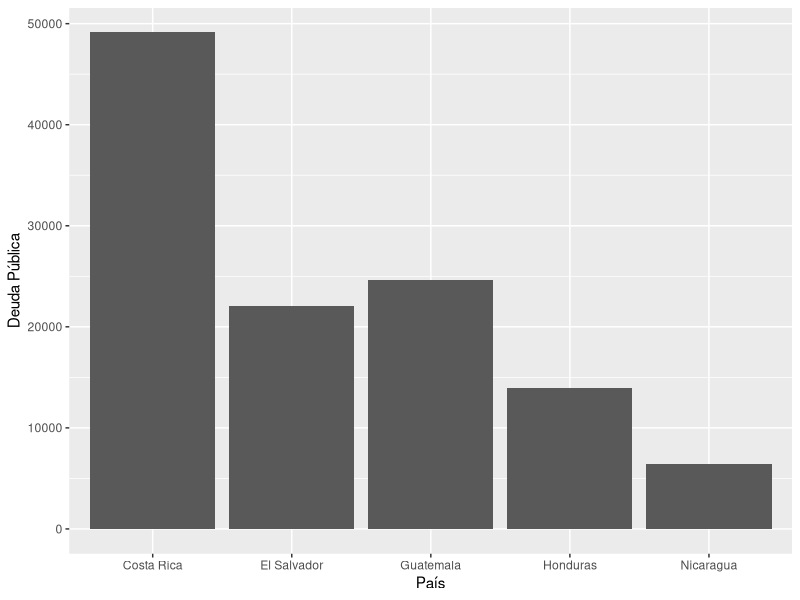
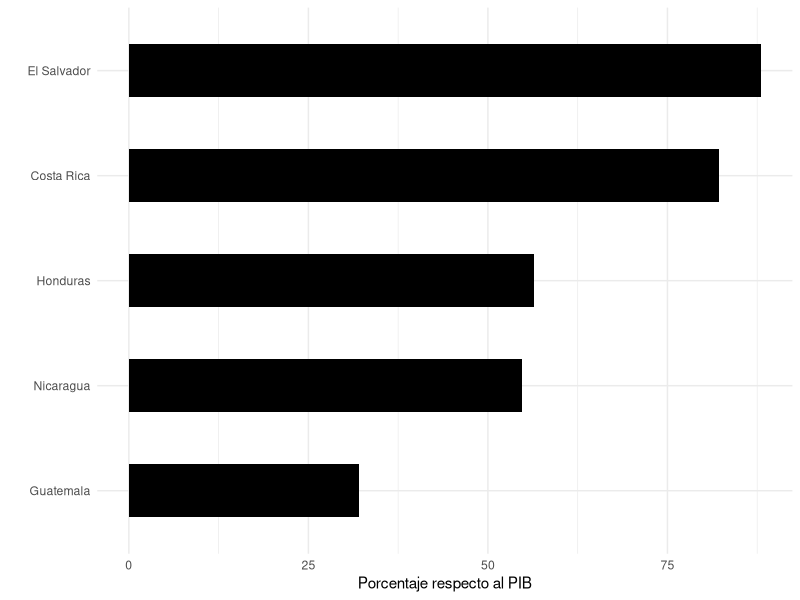

Reproduce these figures in R, in order. (Note: this script raises an error after producing the figures.)
## ---- chunk 1
library(dplyr)
library(ggplot2)
library(forcats)
library(ggtext)
library(rmarkdown)
library(kableExtra)
## ---- chunk 2
df <- tibble(
  País = c('Nicaragua', 'Honduras', 'El Salvador', 'Guatemala', 'Costa Rica'),
  `Deuda Pública` = c(6393.3, 13989.2, 22084.2, 24634.1, 49132.6),
  `Porcentaje Respecto al PIB` = c(54.8, 56.4, 88, 32, 82.2)
)
## ---- chunk 3
df %>% 
  kbl(caption = "Deuda pública (Millones de dólares) y pocentaje respecto al PIB") %>% 
  kable_styling()
## ---- chunk 4
df %>% 
  ggplot(aes(País, `Deuda Pública`)) +
  geom_bar(stat = "identity")
## ---- chunk 5
df %>% ggplot(aes(x = `Porcentaje Respecto al PIB`, y = fct_reorder(País, `Porcentaje Respecto al PIB`))) +
  geom_col(width = 0.5, fill = 'black') +
  theme_minimal() +
  labs(x = 'Porcentaje respecto al PIB', y = '')
## ---- chunk 6
df2 <- tibble(
  pais = c('Nicaragua', 'Honduras', 'El Salvador', 'Guatemala', 'Costa Rica'),
  deuda_publica = c(6393.3, 13989.2, 22084.2, 24634.1, 49132.6),
  deuda_pib = c(54.8, 56.4, 88, 32, 82.2),
  logos = c(
    nicaragua = paste0("<img src='logos/nicaragua-96.png' width='30' />"),
    honduras = "<img src='logos/honduras-96.png' width='30' />",
    el_salvador = "<img src='logos/el-salvador-96.png' width='30' />",
    guatemala = "<img src='logos/guatemala-96.png' width='30' />",
    costa_rica = "<img src='logos/costa-rica-96.png' width='30' />"
  )
)
## ---- chunk 7
df2 %>% ggplot(aes(x = deuda_pib, y = fct_reorder(logos, deuda_pib))) +
  geom_col(width = 0.5, fill = '#3498DB') +
  geom_text(
    aes(
    label = paste0(deuda_pib, '%')),
    hjust = 1.1,
    color = 'white',
    size = 5
    ) +
  theme_minimal() +
  theme(
    panel.grid.major.y = element_blank(),
    panel.grid.minor = element_blank(),
    panel.grid.major.x = element_blank(),
    axis.text.y = element_markdown(vjust = 0.5),
    axis.text.x = element_blank()
  ) +
  labs(
    x = '',
    y = ''
  )
